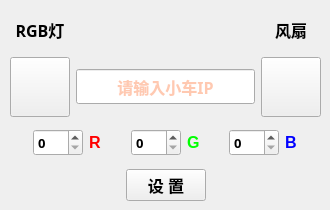
         <widget class="QWidget" name="tabIP">
          <property name="styleSheet">
           <string notr="true">MainWindow#tabWidget
{
	border-image: url(:/image/background.jpg);
}
</string>
          </property>
          <attribute name="title">
           <string>输入小车IP</string>
          </attribute>
          <widget class="QWidget" name="layoutWidget">
           <property name="geometry">
            <rect>
             <x>10</x>
             <y>10</y>
             <width>311</width>
             <height>191</height>
            </rect>
           </property>
           <layout class="QVBoxLayout" name="verticalLayout_2">
            <item>
             <layout class="QHBoxLayout" name="horizontalLayout_7">
              <item>
               <widget class="QLabel" name="label_7">
                <property name="minimumSize">
                 <size>
                  <width>60</width>
                  <height>20</height>
                 </size>
                </property>
                <property name="font">
                 <font>
                  <family>楷体</family>
                  <pointsize>12</pointsize>
                  <weight>75</weight>
                  <bold>true</bold>
                 </font>
                </property>
                <property name="text">
                 <string>&lt;html&gt;&lt;head/&gt;&lt;body&gt;&lt;p align=&quot;center&quot;&gt;RGB灯&lt;/p&gt;&lt;/body&gt;&lt;/html&gt;</string>
                </property>
               </widget>
              </item>
              <item>
               <spacer name="horizontalSpacer_12">
                <property name="orientation">
                 <enum>Qt::Horizontal</enum>
                </property>
                <property name="sizeHint" stdset="0">
                 <size>
                  <width>40</width>
                  <height>20</height>
                 </size>
                </property>
               </spacer>
              </item>
              <item>
               <widget class="QLabel" name="label_8">
                <property name="minimumSize">
                 <size>
                  <width>60</width>
                  <height>30</height>
                 </size>
                </property>
                <property name="font">
                 <font>
                  <family>楷体</family>
                  <pointsize>12</pointsize>
                  <weight>75</weight>
                  <bold>true</bold>
                 </font>
                </property>
                <property name="text">
                 <string>&lt;html&gt;&lt;head/&gt;&lt;body&gt;&lt;p align=&quot;center&quot;&gt;风扇&lt;/p&gt;&lt;/body&gt;&lt;/html&gt;</string>
                </property>
               </widget>
              </item>
             </layout>
            </item>
            <item>
             <layout class="QHBoxLayout" name="horizontalLayout_4">
              <item>
               <widget class="QPushButton" name="pushButtonRGB">
                <property name="minimumSize">
                 <size>
                  <width>60</width>
                  <height>60</height>
                 </size>
                </property>
                <property name="toolTip">
                 <string/>
                </property>
                <property name="styleSheet">
                 <string notr="true">border-image: url(:/image/rgboff.png);</string>
                </property>
                <property name="text">
                 <string/>
                </property>
                <property name="shortcut">
                 <string>Ctrl+Left</string>
                </property>
               </widget>
              </item>
              <item>
               <widget class="QLineEdit" name="lineEditIP">
                <property name="minimumSize">
                 <size>
                  <width>100</width>
                  <height>35</height>
                 </size>
                </property>
                <property name="font">
                 <font>
                  <family>楷体</family>
                  <pointsize>12</pointsize>
                  <weight>75</weight>
                  <bold>true</bold>
                 </font>
                </property>
                <property name="styleSheet">
                 <string notr="true">color: rgb(255, 148, 99);</string>
                </property>
                <property name="alignment">
                 <set>Qt::AlignCenter</set>
                </property>
                <property name="placeholderText">
                 <string>请输入小车IP</string>
                </property>
               </widget>
              </item>
              <item>
               <widget class="QPushButton" name="pushButtonFan">
                <property name="minimumSize">
                 <size>
                  <width>60</width>
                  <height>60</height>
                 </size>
                </property>
                <property name="toolTip">
                 <string/>
                </property>
                <property name="styleSheet">
                 <string notr="true">border-image: url(:/image/fanoff.png);</string>
                </property>
                <property name="text">
                 <string/>
                </property>
                <property name="shortcut">
                 <string>Ctrl+Left</string>
                </property>
               </widget>
              </item>
             </layout>
            </item>
            <item>
             <layout class="QHBoxLayout" name="horizontalLayout_2">
              <item>
               <spacer name="horizontalSpacer_6">
                <property name="orientation">
                 <enum>Qt::Horizontal</enum>
                </property>
                <property name="sizeHint" stdset="0">
                 <size>
                  <width>40</width>
                  <height>20</height>
                 </size>
                </property>
               </spacer>
              </item>
              <item>
               <widget class="QSpinBox" name="spinBoxR">
                <property name="minimumSize">
                 <size>
                  <width>50</width>
                  <height>25</height>
                 </size>
                </property>
                <property name="font">
                 <font>
                  <family>楷体</family>
                  <pointsize>10</pointsize>
                  <weight>75</weight>
                  <bold>true</bold>
                 </font>
                </property>
                <property name="maximum">
                 <number>255</number>
                </property>
               </widget>
              </item>
              <item>
               <widget class="QLabel" name="label_3">
                <property name="styleSheet">
                 <string notr="true">color: rgb(255, 0, 0);</string>
                </property>
                <property name="text">
                 <string>&lt;html&gt;&lt;head/&gt;&lt;body&gt;&lt;p&gt;&lt;span style=&quot; font-size:12pt; font-weight:600;&quot;&gt;R&lt;/span&gt;&lt;/p&gt;&lt;/body&gt;&lt;/html&gt;</string>
                </property>
               </widget>
              </item>
              <item>
               <spacer name="horizontalSpacer_2">
                <property name="orientation">
                 <enum>Qt::Horizontal</enum>
                </property>
                <property name="sizeHint" stdset="0">
                 <size>
                  <width>40</width>
                  <height>20</height>
                 </size>
                </property>
               </spacer>
              </item>
              <item>
               <widget class="QSpinBox" name="spinBoxG">
                <property name="minimumSize">
                 <size>
                  <width>50</width>
                  <height>25</height>
                 </size>
                </property>
                <property name="font">
                 <font>
                  <family>楷体</family>
                  <pointsize>10</pointsize>
                  <weight>75</weight>
                  <bold>true</bold>
                 </font>
                </property>
                <property name="maximum">
                 <number>255</number>
                </property>
               </widget>
              </item>
              <item>
               <widget class="QLabel" name="label_4">
                <property name="styleSheet">
                 <string notr="true">color: rgb(0, 255, 0);</string>
                </property>
                <property name="text">
                 <string>&lt;html&gt;&lt;head/&gt;&lt;body&gt;&lt;p&gt;&lt;span style=&quot; font-size:12pt; font-weight:600;&quot;&gt;G&lt;/span&gt;&lt;/p&gt;&lt;/body&gt;&lt;/html&gt;</string>
                </property>
               </widget>
              </item>
              <item>
               <spacer name="horizontalSpacer_3">
                <property name="orientation">
                 <enum>Qt::Horizontal</enum>
                </property>
                <property name="sizeHint" stdset="0">
                 <size>
                  <width>40</width>
                  <height>20</height>
                 </size>
                </property>
               </spacer>
              </item>
              <item>
               <widget class="QSpinBox" name="spinBoxB">
                <property name="minimumSize">
                 <size>
                  <width>50</width>
                  <height>25</height>
                 </size>
                </property>
                <property name="font">
                 <font>
                  <family>楷体</family>
                  <pointsize>10</pointsize>
                  <weight>75</weight>
                  <bold>true</bold>
                 </font>
                </property>
                <property name="maximum">
                 <number>255</number>
                </property>
               </widget>
              </item>
              <item>
               <widget class="QLabel" name="label_5">
                <property name="styleSheet">
                 <string notr="true">color: rgb(0, 0, 255);</string>
                </property>
                <property name="text">
                 <string>&lt;html&gt;&lt;head/&gt;&lt;body&gt;&lt;p&gt;&lt;span style=&quot; font-size:12pt; font-weight:600;&quot;&gt;B&lt;/span&gt;&lt;/p&gt;&lt;/body&gt;&lt;/html&gt;</string>
                </property>
               </widget>
              </item>
              <item>
               <spacer name="horizontalSpacer_7">
                <property name="orientation">
                 <enum>Qt::Horizontal</enum>
                </property>
                <property name="sizeHint" stdset="0">
                 <size>
                  <width>40</width>
                  <height>20</height>
                 </size>
                </property>
               </spacer>
              </item>
             </layout>
            </item>
            <item>
             <layout class="QHBoxLayout" name="horizontalLayout_3">
              <item>
               <spacer name="horizontalSpacer_4">
                <property name="orientation">
                 <enum>Qt::Horizontal</enum>
                </property>
                <property name="sizeHint" stdset="0">
                 <size>
                  <width>40</width>
                  <height>20</height>
                 </size>
                </property>
               </spacer>
              </item>
              <item>
               <widget class="QPushButton" name="pushButtonSet">
                <property name="font">
                 <font>
                  <family>Agency FB</family>
                  <pointsize>12</pointsize>
                  <weight>75</weight>
                  <bold>true</bold>
                 </font>
                </property>
                <property name="toolTip">
                 <string/>
                </property>
                <property name="text">
                 <string>设 置</string>
                </property>
               </widget>
              </item>
              <item>
               <spacer name="horizontalSpacer_5">
                <property name="orientation">
                 <enum>Qt::Horizontal</enum>
                </property>
                <property name="sizeHint" stdset="0">
                 <size>
                  <width>40</width>
                  <height>20</height>
                 </size>
                </property>
               </spacer>
              </item>
             </layout>
            </item>
           </layout>
          </widget>
         </widget>
